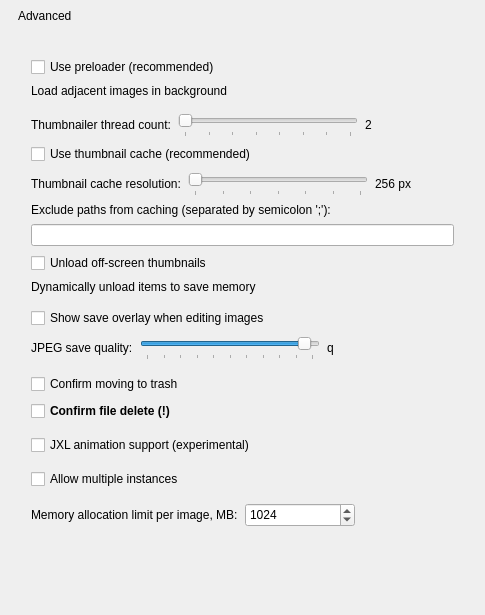
             <widget class="QWidget" name="scrollAreaWidgetContents_4">
              <property name="geometry">
               <rect>
                <x>0</x>
                <y>0</y>
                <width>485</width>
                <height>615</height>
               </rect>
              </property>
              <layout class="QVBoxLayout" name="verticalLayout_31">
               <property name="spacing">
                <number>9</number>
               </property>
               <property name="leftMargin">
                <number>18</number>
               </property>
               <property name="topMargin">
                <number>9</number>
               </property>
               <property name="rightMargin">
                <number>18</number>
               </property>
               <property name="bottomMargin">
                <number>9</number>
               </property>
               <item>
                <widget class="QLabel" name="label_49">
                 <property name="accessibleName">
                  <string notr="true">SHeaderText</string>
                 </property>
                 <property name="text">
                  <string>Advanced</string>
                 </property>
                </widget>
               </item>
               <item>
                <widget class="QWidget" name="widget_13" native="true">
                 <property name="accessibleName">
                  <string notr="true">SHeaderLine</string>
                 </property>
                </widget>
               </item>
               <item>
                <spacer name="verticalSpacer_17">
                 <property name="orientation">
                  <enum>Qt::Vertical</enum>
                 </property>
                 <property name="sizeType">
                  <enum>QSizePolicy::Fixed</enum>
                 </property>
                 <property name="sizeHint" stdset="0">
                  <size>
                   <width>20</width>
                   <height>6</height>
                  </size>
                 </property>
                </spacer>
               </item>
               <item>
                <widget class="QWidget" name="advancedGroup" native="true">
                 <property name="accessibleName">
                  <string notr="true">SGroup</string>
                 </property>
                 <layout class="QVBoxLayout" name="verticalLayout_34">
                  <property name="spacing">
                   <number>7</number>
                  </property>
                  <property name="leftMargin">
                   <number>13</number>
                  </property>
                  <property name="topMargin">
                   <number>10</number>
                  </property>
                  <property name="rightMargin">
                   <number>13</number>
                  </property>
                  <property name="bottomMargin">
                   <number>10</number>
                  </property>
                  <item>
                   <widget class="QCheckBox" name="usePreloaderCheckBox">
                    <property name="sizePolicy">
                     <sizepolicy hsizetype="MinimumExpanding" vsizetype="Minimum">
                      <horstretch>0</horstretch>
                      <verstretch>0</verstretch>
                     </sizepolicy>
                    </property>
                    <property name="toolTip">
                     <string>Preload the next/previous image.
Results in a much faster image switching (at the expense of wasting more RAM).</string>
                    </property>
                    <property name="text">
                     <string>Use preloader (recommended)</string>
                    </property>
                   </widget>
                  </item>
                  <item>
                   <widget class="QLabel" name="label_41">
                    <property name="accessibleName">
                     <string notr="true">SNoteText</string>
                    </property>
                    <property name="text">
                     <string>Load adjacent images in background</string>
                    </property>
                   </widget>
                  </item>
                  <item>
                   <widget class="QWidget" name="widget_15" native="true">
                    <property name="accessibleName">
                     <string notr="true">SLine</string>
                    </property>
                   </widget>
                  </item>
                  <item>
                   <layout class="QHBoxLayout" name="horizontalLayout">
                    <property name="leftMargin">
                     <number>0</number>
                    </property>
                    <property name="topMargin">
                     <number>0</number>
                    </property>
                    <property name="rightMargin">
                     <number>0</number>
                    </property>
                    <property name="bottomMargin">
                     <number>0</number>
                    </property>
                    <item>
                     <widget class="QLabel" name="label_17">
                      <property name="text">
                       <string>Thumbnailer thread count:</string>
                      </property>
                     </widget>
                    </item>
                    <item>
                     <widget class="QSlider" name="thumbnailerThreadsSlider">
                      <property name="sizePolicy">
                       <sizepolicy hsizetype="Fixed" vsizetype="Fixed">
                        <horstretch>0</horstretch>
                        <verstretch>0</verstretch>
                       </sizepolicy>
                      </property>
                      <property name="minimumSize">
                       <size>
                        <width>180</width>
                        <height>25</height>
                       </size>
                      </property>
                      <property name="minimum">
                       <number>1</number>
                      </property>
                      <property name="maximum">
                       <number>8</number>
                      </property>
                      <property name="pageStep">
                       <number>1</number>
                      </property>
                      <property name="orientation">
                       <enum>Qt::Horizontal</enum>
                      </property>
                      <property name="tickPosition">
                       <enum>QSlider::TicksBelow</enum>
                      </property>
                     </widget>
                    </item>
                    <item>
                     <widget class="QLabel" name="thumbnailerThreadsLabel">
                      <property name="text">
                       <string>2</string>
                      </property>
                     </widget>
                    </item>
                    <item>
                     <spacer name="horizontalSpacer_9">
                      <property name="orientation">
                       <enum>Qt::Horizontal</enum>
                      </property>
                      <property name="sizeHint" stdset="0">
                       <size>
                        <width>40</width>
                        <height>20</height>
                       </size>
                      </property>
                     </spacer>
                    </item>
                   </layout>
                  </item>
                  <item>
                   <widget class="QCheckBox" name="useThumbnailCacheCheckBox">
                    <property name="sizePolicy">
                     <sizepolicy hsizetype="MinimumExpanding" vsizetype="Minimum">
                      <horstretch>0</horstretch>
                      <verstretch>0</verstretch>
                     </sizepolicy>
                    </property>
                    <property name="toolTip">
                     <string/>
                    </property>
                    <property name="text">
                     <string>Use thumbnail cache (recommended)</string>
                    </property>
                   </widget>
                  </item>
                  <item>
                   <layout class="QHBoxLayout" name="horizontalLayout_thumbRes">
                    <property name="leftMargin">
                     <number>0</number>
                    </property>
                    <property name="topMargin">
                     <number>0</number>
                    </property>
                    <property name="rightMargin">
                     <number>0</number>
                    </property>
                    <property name="bottomMargin">
                     <number>0</number>
                    </property>
                    <item>
                     <widget class="QLabel" name="thumbnailResolutionLabel">
                      <property name="text">
                       <string>Thumbnail cache resolution:</string>
                      </property>
                     </widget>
                    </item>
                    <item>
                     <widget class="QSlider" name="thumbnailResolutionSlider">
                      <property name="sizePolicy">
                       <sizepolicy hsizetype="Fixed" vsizetype="Fixed">
                        <horstretch>0</horstretch>
                        <verstretch>0</verstretch>
                       </sizepolicy>
                      </property>
                      <property name="minimumSize">
                       <size>
                        <width>180</width>
                        <height>25</height>
                       </size>
                      </property>
                      <property name="minimum">
                       <number>128</number>
                      </property>
                      <property name="maximum">
                       <number>512</number>
                      </property>
                      <property name="singleStep">
                       <number>16</number>
                      </property>
                      <property name="pageStep">
                       <number>16</number>
                      </property>
                      <property name="orientation">
                       <enum>Qt::Horizontal</enum>
                      </property>
                      <property name="tickPosition">
                       <enum>QSlider::TicksBelow</enum>
                      </property>
                      <property name="tickInterval">
                       <number>64</number>
                      </property>
                     </widget>
                    </item>
                    <item>
                     <widget class="QLabel" name="thumbnailResolutionValueLabel">
                      <property name="text">
                       <string>256 px</string>
                      </property>
                     </widget>
                    </item>
                    <item>
                     <spacer name="horizontalSpacer_thumbRes">
                      <property name="orientation">
                       <enum>Qt::Horizontal</enum>
                      </property>
                      <property name="sizeHint" stdset="0">
                       <size>
                        <width>40</width>
                        <height>20</height>
                       </size>
                      </property>
                     </spacer>
                    </item>
                   </layout>
                  </item>
                  <item>
                   <widget class="QLabel" name="labelExcludedCachePaths">
                    <property name="text">
                     <string>Exclude paths from caching (separated by semicolon ';'):</string>
                    </property>
                   </widget>
                  </item>
                  <item>
                   <widget class="QLineEdit" name="excludedCachePathsLineEdit">
                    <property name="toolTip">
                     <string>Paths to folders that should not be cached, separated by ';'.
Example: D:\Downloads; E:\Pictures</string>
                    </property>
                   </widget>
                  </item>
                  <item>
                   <widget class="QCheckBox" name="unloadThumbsCheckBox">
                    <property name="text">
                     <string>Unload off-screen thumbnails</string>
                    </property>
                   </widget>
                  </item>
                  <item>
                   <widget class="QLabel" name="label_51">
                    <property name="accessibleName">
                     <string notr="true">SNoteText</string>
                    </property>
                    <property name="text">
                     <string>Dynamically unload items to save memory</string>
                    </property>
                   </widget>
                  </item>
                  <item>
                   <widget class="QWidget" name="widget_26" native="true">
                    <property name="accessibleName">
                     <string notr="true">SLine</string>
                    </property>
                   </widget>
                  </item>
                  <item>
                   <widget class="QCheckBox" name="saveOverlayCheckBox">
                    <property name="text">
                     <string>Show save overlay when editing images</string>
                    </property>
                   </widget>
                  </item>
                  <item>
                   <layout class="QHBoxLayout" name="horizontalLayout_10">
                    <property name="leftMargin">
                     <number>0</number>
                    </property>
                    <property name="topMargin">
                     <number>0</number>
                    </property>
                    <item>
                     <widget class="QLabel" name="label_3">
                      <property name="text">
                       <string>JPEG save quality:</string>
                      </property>
                     </widget>
                    </item>
                    <item>
                     <widget class="QSlider" name="JPEGQualitySlider">
                      <property name="sizePolicy">
                       <sizepolicy hsizetype="Fixed" vsizetype="Fixed">
                        <horstretch>0</horstretch>
                        <verstretch>0</verstretch>
                       </sizepolicy>
                      </property>
                      <property name="minimumSize">
                       <size>
                        <width>180</width>
                        <height>25</height>
                       </size>
                      </property>
                      <property name="minimum">
                       <number>0</number>
                      </property>
                      <property name="maximum">
                       <number>100</number>
                      </property>
                      <property name="pageStep">
                       <number>5</number>
                      </property>
                      <property name="value">
                       <number>95</number>
                      </property>
                      <property name="orientation">
                       <enum>Qt::Horizontal</enum>
                      </property>
                      <property name="tickPosition">
                       <enum>QSlider::TicksBelow</enum>
                      </property>
                      <property name="tickInterval">
                       <number>10</number>
                      </property>
                     </widget>
                    </item>
                    <item>
                     <widget class="QLabel" name="JPEGQualityLabel">
                      <property name="text">
                       <string>q</string>
                      </property>
                     </widget>
                    </item>
                    <item>
                     <spacer name="horizontalSpacer_7">
                      <property name="orientation">
                       <enum>Qt::Horizontal</enum>
                      </property>
                      <property name="sizeHint" stdset="0">
                       <size>
                        <width>40</width>
                        <height>20</height>
                       </size>
                      </property>
                     </spacer>
                    </item>
                   </layout>
                  </item>
                  <item>
                   <widget class="QWidget" name="widget_25" native="true">
                    <property name="accessibleName">
                     <string notr="true">SLine</string>
                    </property>
                   </widget>
                  </item>
                  <item>
                   <widget class="QCheckBox" name="confirmTrashCheckBox">
                    <property name="text">
                     <string>Confirm moving to trash</string>
                    </property>
                   </widget>
                  </item>
                  <item>
                   <widget class="QCheckBox" name="confirmDeleteCheckBox">
                    <property name="font">
                     <font>
                      <bold>true</bold>
                     </font>
                    </property>
                    <property name="text">
                     <string>Confirm file delete (!)</string>
                    </property>
                   </widget>
                  </item>
                  <item>
                   <widget class="QWidget" name="widget_27" native="true">
                    <property name="accessibleName">
                     <string notr="true">SLine</string>
                    </property>
                   </widget>
                  </item>
                  <item>
                   <widget class="QCheckBox" name="animatedJxlCheckBox">
                    <property name="text">
                     <string>JXL animation support (experimental)</string>
                    </property>
                   </widget>
                  </item>
                  <item>
                   <widget class="QWidget" name="widget_multi_instance_sep" native="true">
                    <property name="accessibleName">
                     <string notr="true">SLine</string>
                    </property>
                   </widget>
                  </item>
                  <item>
                   <widget class="QCheckBox" name="multiInstanceCheckBox">
                    <property name="text">
                     <string>Allow multiple instances</string>
                    </property>
                   </widget>
                  </item>
                  <item>
                   <widget class="QWidget" name="widget_28" native="true">
                    <property name="accessibleName">
                     <string notr="true">SLine</string>
                    </property>
                   </widget>
                  </item>
                  <item>
                   <layout class="QHBoxLayout" name="horizontalLayout_25">
                    <property name="leftMargin">
                     <number>0</number>
                    </property>
                    <property name="topMargin">
                     <number>0</number>
                    </property>
                    <property name="rightMargin">
                     <number>0</number>
                    </property>
                    <property name="bottomMargin">
                     <number>0</number>
                    </property>
                    <item>
                     <widget class="QLabel" name="memoryLimitLabel">
                      <property name="text">
                       <string>Memory allocation limit per image, MB:</string>
                      </property>
                     </widget>
                    </item>
                    <item>
                     <widget class="QSpinBox" name="memoryLimitSpinBox">
                      <property name="sizePolicy">
                       <sizepolicy hsizetype="Fixed" vsizetype="Minimum">
                        <horstretch>0</horstretch>
                        <verstretch>0</verstretch>
                       </sizepolicy>
                      </property>
                      <property name="minimumSize">
                       <size>
                        <width>110</width>
                        <height>24</height>
                       </size>
                      </property>
                      <property name="minimum">
                       <number>512</number>
                      </property>
                      <property name="maximum">
                       <number>8192</number>
                      </property>
                      <property name="singleStep">
                       <number>512</number>
                      </property>
                      <property name="value">
                       <number>1024</number>
                      </property>
                     </widget>
                    </item>
                    <item>
                     <spacer name="horizontalSpacer_32">
                      <property name="orientation">
                       <enum>Qt::Horizontal</enum>
                      </property>
                      <property name="sizeHint" stdset="0">
                       <size>
                        <width>40</width>
                        <height>20</height>
                       </size>
                      </property>
                     </spacer>
                    </item>
                   </layout>
                  </item>
                 </layout>
                </widget>
               </item>
               <item>
                <spacer name="verticalSpacer_16">
                 <property name="orientation">
                  <enum>Qt::Vertical</enum>
                 </property>
                 <property name="sizeHint" stdset="0">
                  <size>
                   <width>20</width>
                   <height>40</height>
                  </size>
                 </property>
                </spacer>
               </item>
              </layout>
             </widget>
